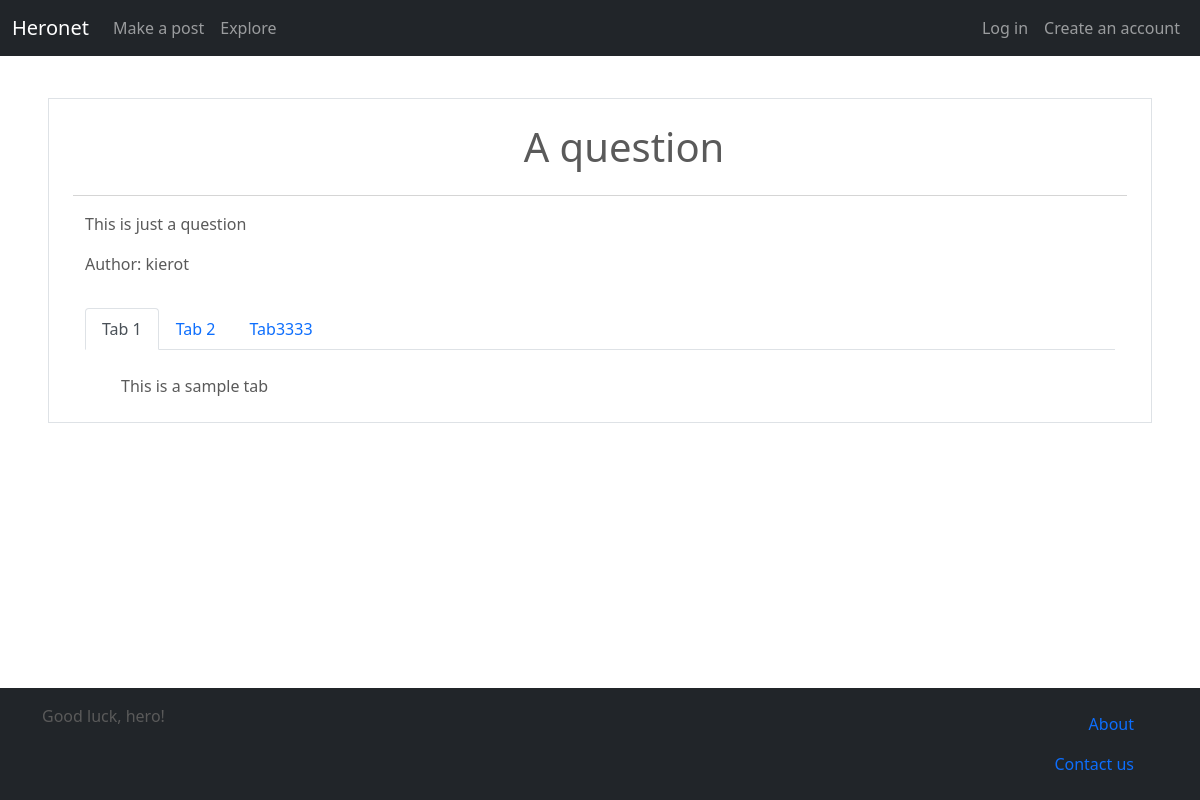
/explore/, run on an earlier commit of the app's database.
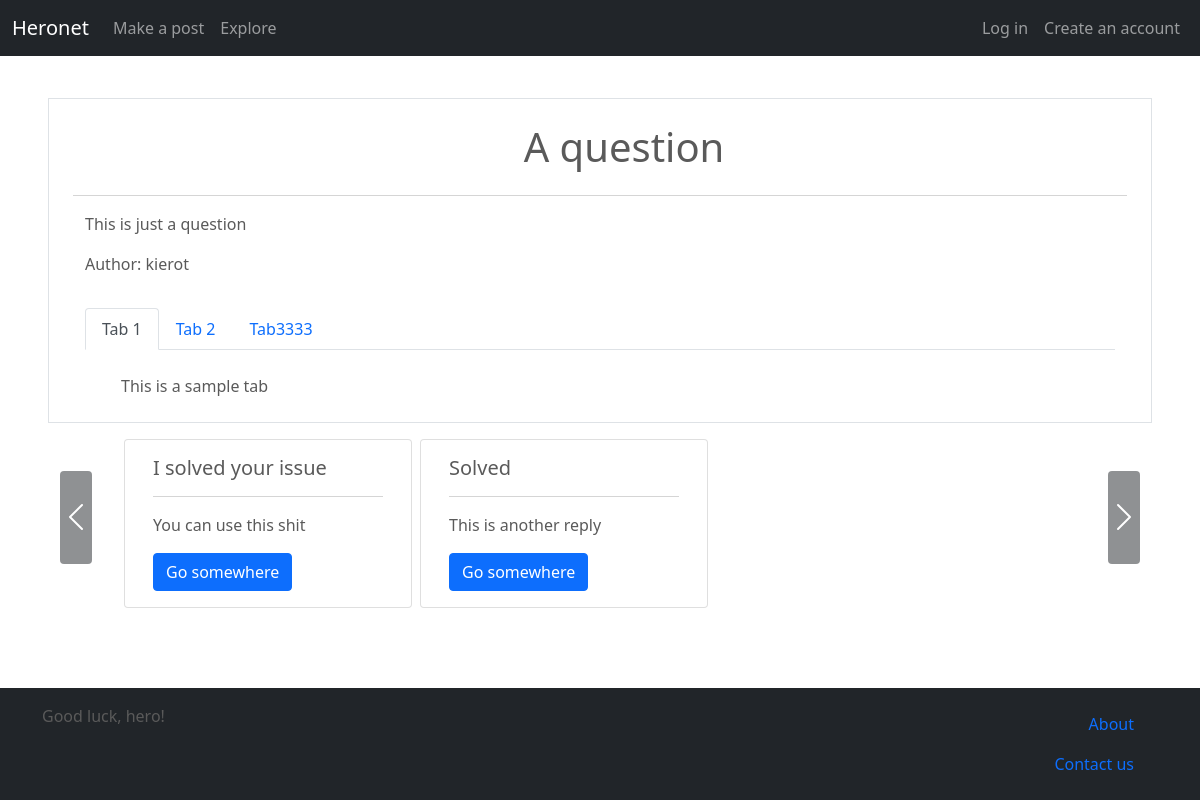
And on a later commit of the database.
### main/models.py (models this page shows, shortened)
class Post(models.Model):
    title = models.CharField(max_length=120)
    text = models.CharField(max_length=2000)
    author = models.ForeignKey(User, on_delete=models.PROTECT)
    reply = models.IntegerField(null=True)
    def __str__(self):
        return f'{self.author.username} --> {self.title}'

class Tab(models.Model):
    title = models.CharField(max_length=120)
    text = models.CharField(max_length=2000)
    post = models.ForeignKey(Post, on_delete=models.CASCADE)

### main/views.py (the view)
# urls.py: path('explore/', explore, name="explore"),
def explore(request):
    post = Post.objects.all()[0]
    replies_raw = Post.objects.all().filter(reply=post.id)
    views = []
    i = 0
    for reply in replies_raw:
        if i % 2 == 0:
            views.append([reply])
        else:
            views[len(views)-1].append(reply)
        i += 1
    print(views)
    tabs = Tab.objects.all().filter(post=post)
    content = {
        'post':post,
        'tabs':tabs,
        'views':views
    }
    return render(request, 'explore.html', content)

### main/templates/explore.html (shortened to what this page needs)
{% extends 'base.html' %}
{% block content %}
<div class='container'>
    <div class='row border px-4'>
        <h1 class='text-center m-4'>{{post.title}}</h1>
        <hr>
        <p>{{post.text}}</p>
        <p>Author: {{post.author}}</p>
        <nav class='mt-3'>
            <div class="nav nav-tabs" id="nav-tab" role="tablist">
                {% for tab in tabs %}
                    {% if forloop.first %}
                        <button class="nav-link active" id="nav-{{tab.title|cut:' ' }}-tab" data-bs-toggle="tab" data-bs-target="#nav-{{tab.title|cut:' ' }}" type="button" role="tab" aria-controls="nav-{{tab.title|cut:' ' }}" aria-selected="true">{{tab.title}}</button>
                    {% else %}
                        <button class="nav-link" id="nav-{{tab.title|cut:' '}}-tab" data-bs-toggle="tab" data-bs-target="#nav-{{tab.title|cut:' ' }}" type="button" role="tab" aria-controls="nav-{{tab.title|cut:' ' }}" aria-selected="false">{{tab.title}}</button>
                    {% endif %}
                {% endfor %}
            </div>
        </nav>
        <div class="tab-content py-4 px-5" id="nav-tabContent">
            {% for tab in tabs %}
                {% if forloop.first %}
                    <div class="tab-pane fade show active" id="nav-{{tab.title|cut:' ' }}" role="tabpanel" aria-labelledby="nav-{{tab.title|cut:' '}}-tab">
                        {{tab.text}}
                    </div>
                {% else %}
                    <div class="tab-pane fade" id="nav-{{tab.title|cut:' ' }}" role="tabpanel" aria-labelledby="nav-{{tab.title|cut:' ' }}-tab">
                        {{tab.text}}
                    </div>
                {% endif %}
            {% endfor %}
        </div>
    </div>
    <div id="carouselExampleControls" class="carousel slide" data-bs-ride="carousel">
        <div class="carousel-inner mx-5">
            {% for view in views %}
                {% if forloop.first %}
                    <div class="carousel-item active">
                        <div class='row mt-3 px-4'>
                            {% for reply in view %}
                                <div class="card mx-1" style="width: 18rem;">
                                    <div class="card-body">
                                    <h5 class="card-title">{{reply.title}}</h5>
                                    <hr>
                                    <p class="card-text">{{reply.text}}</p>
                                    <a href="#" class="btn btn-primary">Go somewhere</a>
                                    </div>
                                </div>
                            {% endfor %}
                        </div>
                    </div>
                {% endif %}
            {% endfor %}
        </div>
        <button class="carousel-control-prev bg-dark rounded reply-button mt-5" type="button" data-bs-target="#carouselExampleControls" data-bs-slide="prev">
          <span class="carousel-control-prev-icon" aria-hidden="true"></span>
        </button>
        <button class="carousel-control-next bg-dark rounded reply-button mt-5"  type="button" data-bs-target="#carouselExampleControls" data-bs-slide="next">
          <span class="carousel-control-next-icon" aria-hidden="true"></span>
        </button>
    </div>
</div>
{% endblock %}

### main/templates/base.html (shortened to what this page needs)
{% load static %}
<!DOCTYPE html>
<html>
<head>
    <link href="https://cdn.jsdelivr.net/npm/bootstrap@5.0.2/dist/css/bootstrap.min.css" rel="stylesheet">
    <link rel="stylesheet" href="{% static 'main.css' %}">
</head>
<body>
    <header>
        <nav class="navbar navbar-expand-md navbar-dark fixed-top bg-dark">
            <div class="container-fluid">
                <a class="navbar-brand" href="/">Heronet</a>
                <div class="collapse navbar-collapse" id="navbarCollapse">
                    <ul class="navbar-nav me-auto mb-2 mb-md-0">
                        <li class="nav-item">
                            <a class="nav-link" href="#">Make a post</a>
                        </li>
                        <li class="nav-item">
                            <a class="nav-link" href="{% url 'explore' %}">Explore</a>
                        </li>
                    </ul>
                    <ul class="navbar-nav">
                        {% if user.is_authenticated %}
                            <li class="nav-item">
                                <a class="nav-link" href="{% url 'profile' %}">Profile</a>
                            </li>
                            <li class="nav-item">
                                <a class="nav-link" href="{% url 'logout' %}">Log out</a>
                            </li>
                        {% else %}
                            <li class="nav-item">
                                <a class="nav-link" href="{% url 'login' %}">Log in</a>
                            </li>
                            <li class="nav-item">
                                <a class="nav-link" href="{% url 'create_account' %}">Create an account</a>
                            </li>
                        {% endif %}
                    </ul>
                </div>
            </div>
        </nav>
    </header>
    <main role='main' class='p-5'>
        {% block content %}{% endblock %}
    </main>
    <footer class="footer py-3">
        <div class="container">
            <div class='row'>
                <div class='col-8'>
                    <p>Good luck, hero!</p>
                </div>
                <div class='col text-end'>
                    <a class='nav-link mx-2' href="#">About</a>
                    <a class='nav-link mx-2' href="#">Contact us</a>
                </div>
            </div>
        </div>
    </footer>
</body>
</html>

### main/static/main.css (style rules this page uses)
html { overflow-x: hidden; }
body { color: #5a5a5a; padding-top: 50px; min-height: 100vh; overflow-x: hidden; }
.footer { background-color: #212529; position: sticky; top: 100%; }
.reply-button { width: auto; height: 50%; }

What changed in the data, as far as the page shows it:
added Post: title "I solved your issue", text "You can use this shit"
added Post: title "Solved", text "This is another reply"
